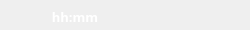
<?xml version="1.0" encoding="UTF-8"?>
<ui version="4.0">
 <class>hp_statusbox_top</class>
 <widget class="QWidget" name="hp_statusbox_top">
  <property name="geometry">
   <rect>
    <x>0</x>
    <y>0</y>
    <width>250</width>
    <height>30</height>
   </rect>
  </property>
  <property name="windowTitle">
   <string>Form</string>
  </property>
  <property name="styleSheet">
   <string notr="true"/>
  </property>
  <widget class="QFrame" name="MainFrame">
   <property name="geometry">
    <rect>
     <x>0</x>
     <y>0</y>
     <width>250</width>
     <height>30</height>
    </rect>
   </property>
   <property name="styleSheet">
    <string notr="true">border:0px solid black;
background:transparent;

</string>
   </property>
   <layout class="QHBoxLayout" name="horizontalLayout">
    <property name="spacing">
     <number>5</number>
    </property>
    <property name="leftMargin">
     <number>5</number>
    </property>
    <property name="topMargin">
     <number>5</number>
    </property>
    <property name="rightMargin">
     <number>2</number>
    </property>
    <property name="bottomMargin">
     <number>0</number>
    </property>
    <item>
     <widget class="QLabel" name="power">
      <property name="minimumSize">
       <size>
        <width>40</width>
        <height>24</height>
       </size>
      </property>
      <property name="maximumSize">
       <size>
        <width>40</width>
        <height>24</height>
       </size>
      </property>
      <property name="styleSheet">
       <string notr="true">border-image:url(:/res/power_4.png)</string>
      </property>
      <property name="text">
       <string/>
      </property>
     </widget>
    </item>
    <item>
     <widget class="QLabel" name="time">
      <property name="minimumSize">
       <size>
        <width>50</width>
        <height>24</height>
       </size>
      </property>
      <property name="maximumSize">
       <size>
        <width>50</width>
        <height>24</height>
       </size>
      </property>
      <property name="font">
       <font>
        <family>微软雅黑</family>
        <pointsize>10</pointsize>
        <weight>75</weight>
        <bold>true</bold>
        <strikeout>false</strikeout>
        <kerning>true</kerning>
       </font>
      </property>
      <property name="layoutDirection">
       <enum>Qt::LeftToRight</enum>
      </property>
      <property name="styleSheet">
       <string notr="true">background:transparent;
color:#ffffff;
</string>
      </property>
      <property name="text">
       <string>hh:mm</string>
      </property>
      <property name="alignment">
       <set>Qt::AlignCenter</set>
      </property>
     </widget>
    </item>
    <item>
     <widget class="QLabel" name="WIFI">
      <property name="minimumSize">
       <size>
        <width>34</width>
        <height>24</height>
       </size>
      </property>
      <property name="maximumSize">
       <size>
        <width>34</width>
        <height>24</height>
       </size>
      </property>
      <property name="styleSheet">
       <string notr="true">border-image:url(&quot;:/res/WIFI3&quot;)</string>
      </property>
      <property name="text">
       <string/>
      </property>
     </widget>
    </item>
    <item>
     <widget class="QLabel" name="bluetooth">
      <property name="minimumSize">
       <size>
        <width>15</width>
        <height>24</height>
       </size>
      </property>
      <property name="maximumSize">
       <size>
        <width>15</width>
        <height>24</height>
       </size>
      </property>
      <property name="styleSheet">
       <string notr="true">background-image:url(&quot;:/res/bluetooth&quot;);</string>
      </property>
      <property name="text">
       <string/>
      </property>
     </widget>
    </item>
    <item>
     <widget class="QLabel" name="sdCard">
      <property name="minimumSize">
       <size>
        <width>20</width>
        <height>24</height>
       </size>
      </property>
      <property name="maximumSize">
       <size>
        <width>20</width>
        <height>24</height>
       </size>
      </property>
      <property name="styleSheet">
       <string notr="true">background-image: url(:/res/SDCard.png);</string>
      </property>
      <property name="text">
       <string/>
      </property>
     </widget>
    </item>
    <item>
     <widget class="QLabel" name="usb">
      <property name="minimumSize">
       <size>
        <width>24</width>
        <height>24</height>
       </size>
      </property>
      <property name="maximumSize">
       <size>
        <width>24</width>
        <height>24</height>
       </size>
      </property>
      <property name="styleSheet">
       <string notr="true">background-image: url(:/res/usb.png);</string>
      </property>
      <property name="text">
       <string/>
      </property>
     </widget>
    </item>
    <item>
     <spacer name="horizontalSpacer">
      <property name="orientation">
       <enum>Qt::Horizontal</enum>
      </property>
      <property name="sizeHint" stdset="0">
       <size>
        <width>40</width>
        <height>23</height>
       </size>
      </property>
     </spacer>
    </item>
   </layout>
  </widget>
 </widget>
 <resources/>
 <connections/>
</ui>
